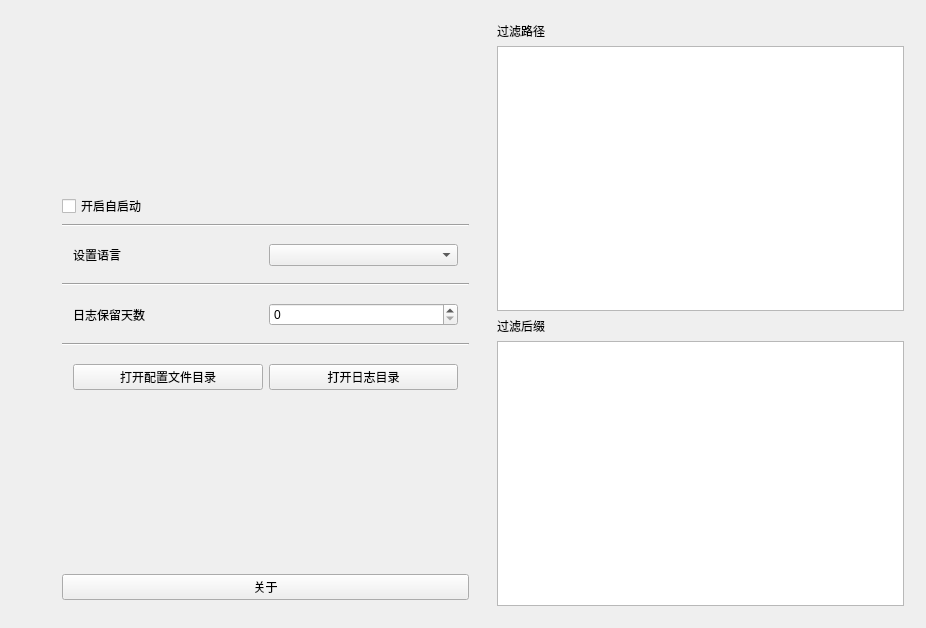
<?xml version="1.0" encoding="UTF-8"?>
<ui version="4.0">
 <class>Config_windowClass</class>
 <widget class="QWidget" name="Config_windowClass">
  <property name="geometry">
   <rect>
    <x>0</x>
    <y>0</y>
    <width>926</width>
    <height>628</height>
   </rect>
  </property>
  <property name="windowTitle">
   <string>Config_window</string>
  </property>
  <layout class="QHBoxLayout" name="horizontalLayout" stretch="0,1,1">
   <item>
    <spacer name="horizontalSpacer">
     <property name="orientation">
      <enum>Qt::Orientation::Horizontal</enum>
     </property>
     <property name="sizeHint" stdset="0">
      <size>
       <width>40</width>
       <height>20</height>
      </size>
     </property>
    </spacer>
   </item>
   <item>
    <widget class="QWidget" name="widget" native="true">
     <layout class="QVBoxLayout" name="verticalLayout_2">
      <item>
       <widget class="QFrame" name="frame">
        <property name="frameShape">
         <enum>QFrame::Shape::StyledPanel</enum>
        </property>
        <property name="frameShadow">
         <enum>QFrame::Shadow::Raised</enum>
        </property>
       </widget>
      </item>
      <item>
       <spacer name="verticalSpacer_3">
        <property name="orientation">
         <enum>Qt::Orientation::Vertical</enum>
        </property>
        <property name="sizeHint" stdset="0">
         <size>
          <width>20</width>
          <height>40</height>
         </size>
        </property>
       </spacer>
      </item>
      <item>
       <widget class="QCheckBox" name="checkBox_is_boot_start">
        <property name="text">
         <string>开启自启动</string>
        </property>
       </widget>
      </item>
      <item>
       <widget class="Line" name="line">
        <property name="orientation">
         <enum>Qt::Orientation::Horizontal</enum>
        </property>
       </widget>
      </item>
      <item>
       <widget class="QWidget" name="widget_4" native="true">
        <layout class="QHBoxLayout" name="horizontalLayout_3">
         <item>
          <widget class="QLabel" name="label_setLanguage">
           <property name="text">
            <string>设置语言</string>
           </property>
          </widget>
         </item>
         <item>
          <widget class="QComboBox" name="comboBox_setLanguage"/>
         </item>
        </layout>
       </widget>
      </item>
      <item>
       <widget class="Line" name="line_2">
        <property name="orientation">
         <enum>Qt::Orientation::Horizontal</enum>
        </property>
       </widget>
      </item>
      <item>
       <widget class="QWidget" name="widget_3" native="true">
        <layout class="QHBoxLayout" name="horizontalLayout_2">
         <item>
          <widget class="QLabel" name="label_log_text">
           <property name="text">
            <string>日志保留天数</string>
           </property>
          </widget>
         </item>
         <item>
          <widget class="QSpinBox" name="spinBox_log_day"/>
         </item>
        </layout>
       </widget>
      </item>
      <item>
       <widget class="Line" name="line_3">
        <property name="orientation">
         <enum>Qt::Orientation::Horizontal</enum>
        </property>
       </widget>
      </item>
      <item>
       <widget class="QWidget" name="widget_5" native="true">
        <property name="minimumSize">
         <size>
          <width>0</width>
          <height>50</height>
         </size>
        </property>
        <layout class="QHBoxLayout" name="horizontalLayout_5">
         <item>
          <widget class="QPushButton" name="btn_openFilePath">
           <property name="text">
            <string>打开配置文件目录</string>
           </property>
          </widget>
         </item>
         <item>
          <widget class="QPushButton" name="btn_openLogFilePath">
           <property name="text">
            <string>打开日志目录</string>
           </property>
          </widget>
         </item>
        </layout>
       </widget>
      </item>
      <item>
       <spacer name="verticalSpacer_2">
        <property name="orientation">
         <enum>Qt::Orientation::Vertical</enum>
        </property>
        <property name="sizeHint" stdset="0">
         <size>
          <width>20</width>
          <height>40</height>
         </size>
        </property>
       </spacer>
      </item>
      <item>
       <widget class="QPushButton" name="btn_about">
        <property name="text">
         <string>关于</string>
        </property>
       </widget>
      </item>
      <item>
       <widget class="QFrame" name="frame_2">
        <property name="frameShape">
         <enum>QFrame::Shape::StyledPanel</enum>
        </property>
        <property name="frameShadow">
         <enum>QFrame::Shadow::Raised</enum>
        </property>
       </widget>
      </item>
     </layout>
    </widget>
   </item>
   <item>
    <widget class="QWidget" name="widget_2" native="true">
     <layout class="QVBoxLayout" name="verticalLayout">
      <item>
       <widget class="QLabel" name="label_filterPath">
        <property name="text">
         <string>过滤路径</string>
        </property>
       </widget>
      </item>
      <item>
       <widget class="TextEdit" name="textEdit_filterPath"/>
      </item>
      <item>
       <widget class="QLabel" name="label_filterSuffix">
        <property name="text">
         <string>过滤后缀</string>
        </property>
       </widget>
      </item>
      <item>
       <widget class="TextEdit" name="textEdit_filterSuffix"/>
      </item>
     </layout>
    </widget>
   </item>
  </layout>
 </widget>
 <layoutdefault spacing="6" margin="11"/>
 <customwidgets>
  <customwidget>
   <class>TextEdit</class>
   <extends>QTextEdit</extends>
   <header>textedit.h</header>
  </customwidget>
 </customwidgets>
 <resources/>
 <connections/>
</ui>
